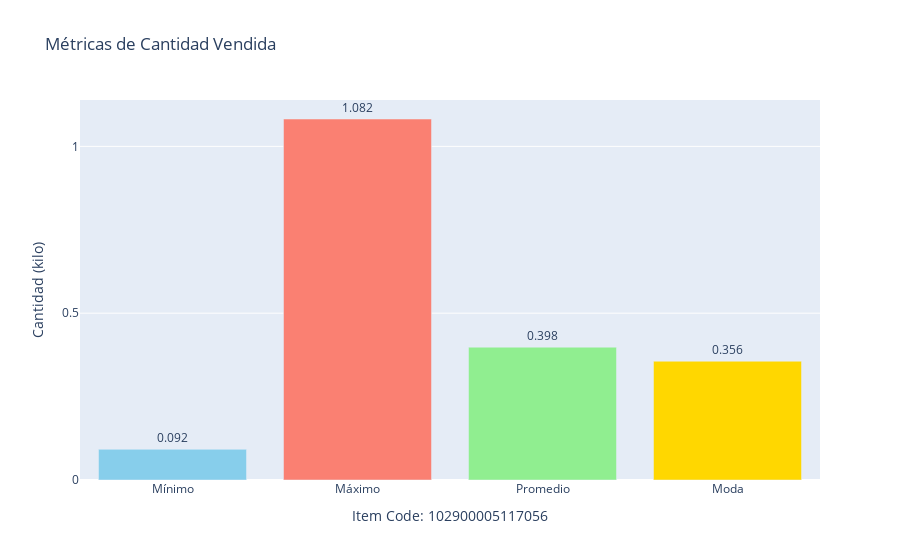

Notebook cell for this chart:
### Markdown cell above
## VALORES DE KILO EN TRANSCURSO DEL DIA

### Code cell
# Supongamos que tienes tu DataFrame llamado df_most7_frequent_sales_day1
# y la columna 'Quantity Sold (kilo)' contiene valores float

# Extraer datos y calcular métricas
quantity_sold = df_most7_frequent_sales_day1['Quantity Sold (kilo)']
item_code_unico = df_most7_frequent_sales_day1['Item Code'].iloc[0] if not df_most7_frequent_sales_day1.empty else "N/A"

minimum_qty = quantity_sold.min()
maximum_qty = quantity_sold.max()
average_qty = quantity_sold.mean()
mode_counts = Counter(quantity_sold).most_common()
mode_qty = mode_counts[0][0] if mode_counts else None

metrics_names = ['Mínimo', 'Máximo', 'Promedio', 'Moda']
metrics_values = [minimum_qty, maximum_qty, average_qty, mode_qty]

# Crear la figura de Plotly
fig = go.Figure(data=[go.Bar(
    name='Cantidad (kilo)',
    x=metrics_names,
    y=metrics_values,
    marker_color=['skyblue', 'salmon', 'lightgreen', 'gold'],
    text=[f'{v:.3f}' if isinstance(v, (int, float)) else str(v) for v in metrics_values],
    textposition='outside'
)])

# Personalizar diseño
fig.update_layout(
    title='Métricas de Cantidad Vendida',
    xaxis_title=f'Item Code: {item_code_unico}',
    yaxis_title='Cantidad (kilo)',
    yaxis=dict(dtick=0.5),
    uniformtext_minsize=8,
    uniformtext_mode='hide'
)

# Mostrar figura
fig.show()

# Mostrar métricas por consola
print(f"Item Code: {item_code_unico}")
print(f"Mínimo de Kilo : {minimum_qty:.3f}")
print(f"Máximo de Kilo : {maximum_qty:.3f}")
print(f"Promedio de Kilo : {average_qty:.3f}")
print(f"Moda de Kilo : {mode_qty:.3f}")

### Figure 1 — Plotly figure (JSON) as saved in the notebook; plotly's stock layout.template omitted (floating-point values rounded to 4 significant figures)
{"data": [{"marker": {"color": ["skyblue", "salmon", "lightgreen", "gold"]}, "name": "Cantidad (kilo)", "text": ["0.092", "1.082", "0.398", "0.356"], "textposition": "outside", "type": "bar", "x": ["Mínimo", "Máximo", "Promedio", "Moda"], "y": [0.092, 1.082, 0.3982, 0.356]}], "layout": {"title": {"text": "Métricas de Cantidad Vendida"}, "uniformtext": {"minsize": 8, "mode": "hide"}, "xaxis": {"title": {"text": "Item Code: 102900005117056"}}, "yaxis": {"dtick": 0.5, "title": {"text": "Cantidad (kilo)"}}}}
